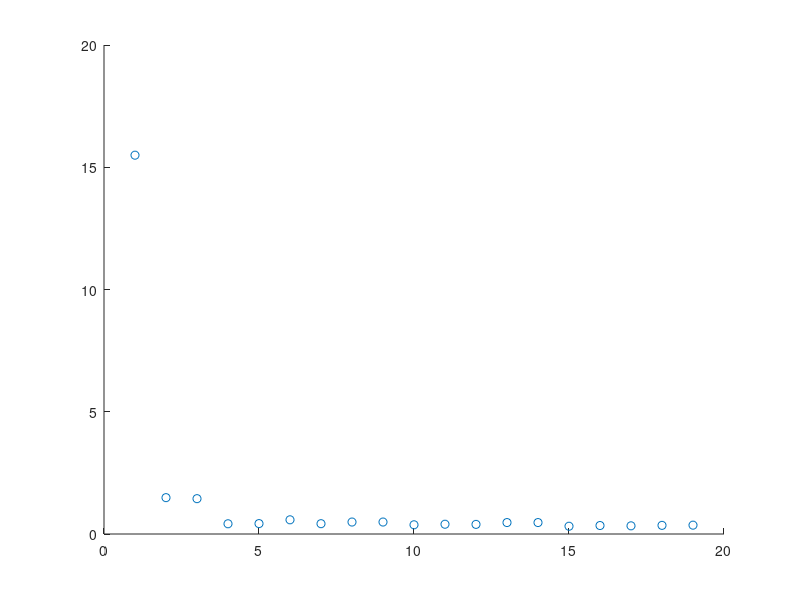

This chart was generated by the following MATLAB code:
function stresses

% Number of fibers
n = 19;

% Define constants for matrix stress
mu = 40e-3; % shear modulus
nu = 0.48; % Poissoin's ratio
kappa = (2*mu*(1+nu))/(3*(1-2*nu)); % compression modulus

% Define constant for collagen fiber stress
k1 = 0.28e-3; % stiffness parameter 1
k2 = 4.75; % stiffness parameter 2

% Define the stretch ratios, and the time of each fiber
lambdap = [1.2;1.3;1.2;1.05;1.06;1.4;1.08;1.2;1.2;1.02;1.05;1.07;1.2;1.2;1.3;1.4;1.5;1.6;1.7;1.03;10.4;1.05;1.05;1.06;.107;1.02];
lambdaptime = randi([1 n],1,n);
lambdae = 1.1;

% Locations of fibers that are still acceptable, that have not overstayed
% their welcome.
for i = 1:n
    % Volume fraction of the matrix
    phim = 0.8;
    locations = find(lambdaptime > i);
    if length(locations) ~= 0
        % Volume fraction of collagen fibers, total should equal 1.
        phicf(i) = (1 - phim) / length(locations);
    else phim = 1;
        phicf(i) = 0;
    end
end

%Define some more math symbols
lambda = lambdae*lambdap;
Fe = lambda;
transFe = transpose(Fe);
B = Fe*transFe;
I = 1;
lambda = sqrt(transFe*Fe); % getal vs kolom

% Calculate the J
for m = 1:n
    J(m) = det(Fe(m));
    % stress in the matrix
    sigm(m) = phim*(mu/J(m)*(B(m)-I) + kappa*(log(J(m))/J(m))*I);
    J(m);
end

% Create the fibers, and give all of them a number
sigcf = zeros(n,3);
for k = 1:n
    lambdap(k);
    lambdafin = lambdae*lambdap;
    sigcf(k,1) = phicf(k)*(k1*(lambdafin(k))^2)/J(k)*(exp(k2*(lambdafin(k))^2-1)-1);
    sigcf(k,2) = k;
    sigcf(k,3) = lambdafin(k);
end

% Calculate the total stress for each combination of fibers
sumsig = zeros(n);
for i = 1:n
   locations2 = find(lambdaptime > i);
   for j = 1:length(locations2)
       sigcf(j,1);
       sumsig(i) = sumsig(i) + sigcf(j,1);
   end
   disp('Fibers discontinued after number'), i, find(lambdaptime<=i)
end

% Total stress for matrix + collagen fibers
sigtmatrix = [];
for t = 1:n
    sigt = sigm(t) + sumsig(t);
    sigtmatrix(end+1) = sigt;
   
end
sigtmatrix
scatter(1:n, sigtmatrix);